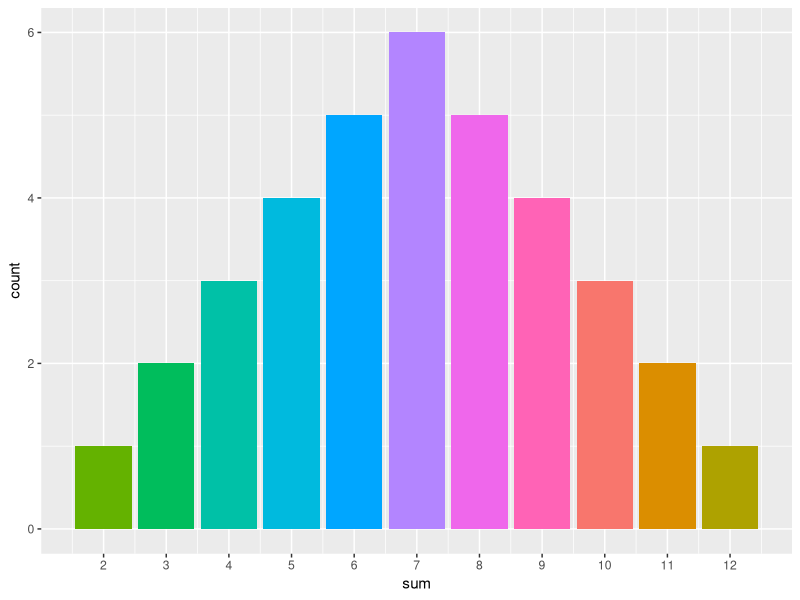

This figure's R source:
## ---- chunk 1
n <- 5
A <- letters[1:n]
cat("De variabele A bevat de verzameling van de eerste", length(A), "letters van het alfabet: ", A)
## ---- chunk 2
B <- 1:20
t1 <- B < 10
C <- B[t1]

cat("B bevat de cijfers", min(B), "t/m", max(B), ". De variabele t1 bevat de uitkomsten van de test 'Is het element uit B kleiner dan 10?'(", head(t1, 3),"...) en C bevat alle elementen uit B waarvoor geldt dat de uitkomst van de test TRUE is:", C)
## ---- chunk 3
t2 <- B %in% C
D <- B[!t2]
cat("De verzameling D bevat alle elementen uit B die niet tot C behoren:", D)
## ---- chunk 4
m <- 100
F <- seq(1, m, 2)
E <- c(3, 5, 7)
t3 <- E %in% F
cat("De vector t3 bevat de uitkomsten van de test 'E komt voor in F':", t3)
## ---- chunk 5
G <- 1:5
H <- 4:8
t4 <- G %in% H
I <- G[t4]

cat("De vector t4 bevat de uitkomsten van de test 'G komt voor in H':", t4, "en I bevat dus", length(I), "elementen.")
## ---- chunk 6
J <- E
K <- c(1, 2, 4)
t5 <- J %in% K
L <- K[t5]
cat("De vector t5 bevat de uitkomsten van de test 'J komt voor in K':", t5, "en L bevat dus", length(L), "elementen.")
## ---- chunk 7
library(ggplot2)
D1 <- 1:6
D2 <- 1:6

outer(D1, D2, paste, sep = ",")
## ---- chunk 8
dice <- expand.grid(dice1 = D1, dice2 = D2)
dice$sum <- dice$dice1 + dice$dice2
ggplot(dice, aes(sum)) + geom_bar(aes(fill = as.character(sum))) + scale_x_continuous(breaks = unique(dice$sum)) + theme(legend.position="none")
